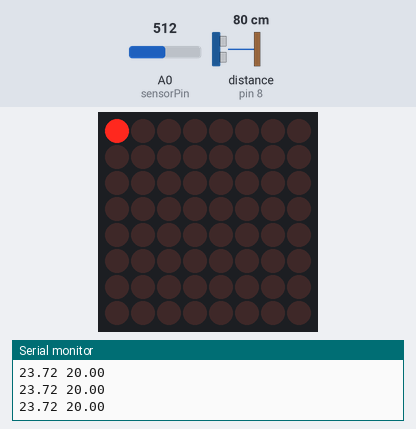
Recording of a sketch running on a simulated Arduino Uno, built with avr-gcc and run on an emulated ATmega328P. Shown: 8×8 LED matrix, the last lines printed to the serial monitor. Wiring (inferred from the names in the program): ultrasonic range finder: trigger pin 9; echo pin 8. The test bench sets the inputs (shaded band); at power-on: A0 (sensorPin) = 512, distance to the obstacle (sensor on pin 8) 80 cm. The echo pulse lasts 58.3 µs per cm.

Above: at 1.2 s.
1.3 s: A0 (sensorPin) set to 469
2.8 s: A0 (sensorPin) set to 444
At 3.9 s:
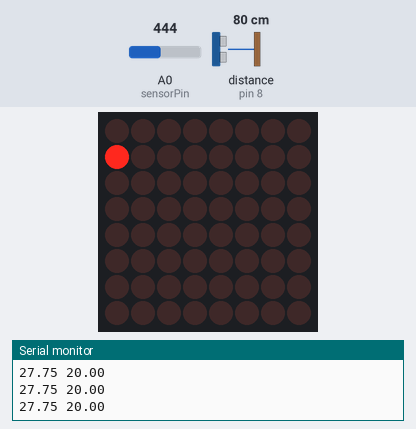
4.5 s: A0 (sensorPin) set to 383
6.0 s: A0 (sensorPin) set to 352
At 7.3 s:
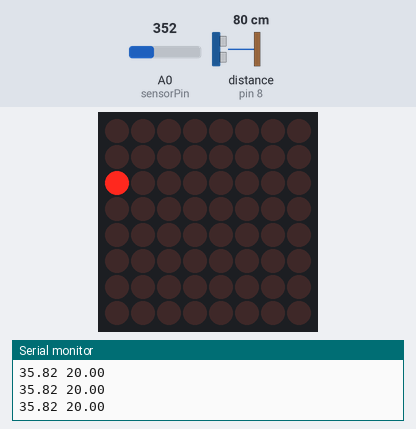
7.6 s: A0 (sensorPin) set to 330
9.1 s: A0 (sensorPin) set to 299
At 9.8 s:
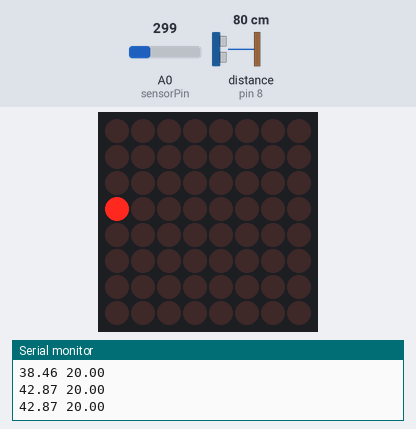
Timing chart, 0 to 11.8 s (numbered marks = the images above; inputs shaded):
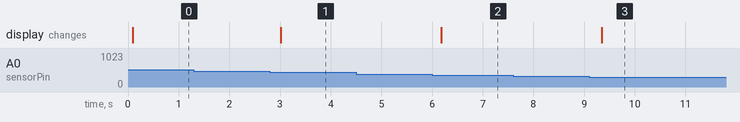

Measured:
- the behaviour switches between 456 and 455 on A0 (sensorPin) (found by bisection; images 0 and 1)
- the behaviour switches between 370 and 369 on A0 (sensorPin) (found by bisection; images 1 and 2)
- the behaviour switches between 312 and 311 on A0 (sensorPin) (found by bisection; images 2 and 3)
- after the input at 2.8 s, the display: changes after 0.22 s (image 1)
- after the input at 6.0 s, the display: changes after 0.18 s (image 2)
- after the input at 9.1 s, the display: changes after 0.24 s (image 3)

The sketch:

step6_display_sensors.ino
```cpp
#include <LedControl.h>

const int sensorPin = A0;
const float voltsPerMeasurement = 5.0/1024.0;

const int echoPin = 8;
const int trigPin = 9;

const int displaysCount = 1;
const int dataPin = 12;
const int clkPin = 10;
const int csPin = 11;
LedControl lc = LedControl(dataPin, clkPin, csPin, displaysCount);

int prevRow = 0;
int prevCol = 0;

void setup()
{
  Serial.begin(115200);

  lc.shutdown(0, false);
  lc.setIntensity(0, 16);
  lc.clearDisplay(0);

  pinMode(echoPin, INPUT);
  pinMode(trigPin, OUTPUT);
  digitalWrite(trigPin, LOW);
}

void loop() {
  float irDistance = readDistIR();
  irDistance = constrain(irDistance, 20, 120);
  int curRow = convertToPixel(irDistance);

  float usDistance = readDistUs();
  usDistance = constrain(usDistance, 20, 120);
  int curCol = convertToPixel(usDistance);

  lc.setLed(0, prevRow, prevCol, false);
  lc.setLed(0, curRow, curCol, true);
  prevRow = curRow;
  prevCol = curCol;


  Serial.print(irDistance);
  Serial.print(' ');
  Serial.print(usDistance);
  Serial.println();


  delay(150);
//  Serial.print(curRow);
//  Serial.print(' ');
//  Serial.print(curCol);
//  Serial.println();
}

int convertToPixel(float dist)
{
  float constrained = constrain(dist, 20, 120);
  return (int) constrain((constrained - 20) / 7, 0, 7);
}

float readDistUs()
{
  const float speedOfSoundMPerSec = 340.0;
  const float speedOfSoundCmPerUs = speedOfSoundMPerSec / 10000.0;
  return readPulseUs() * speedOfSoundCmPerUs / 2.0;
}

float readPulseUs()
{
  digitalWrite(trigPin, HIGH);
  delayMicroseconds(10);
  digitalWrite(trigPin, LOW);

  long duration = pulseIn(echoPin, HIGH, 1000*1000*15);

  return duration;
}

float readDistIR(){
  float volts = readAnalogIR() * voltsPerMeasurement;
  return 65 * pow(volts, -1.10); // for big IR sensor (SHARP 2Y0A02)
  //return pow(14.7737/volts, 1.2134); // for small IR sensor (SHARP 2Y0A21)
}

float readAnalogIR()
{
  int sum = 0;
  int maxV = -5000;
  int minV = 5000;
  int n = 15;
  for (int i = 0; i < n; i++)
  {
    int cur = analogRead(sensorPin);
    if (cur > maxV)
    {
      maxV = cur;
    }
    if (cur < minV)
    {
      minV = cur;
    }
    sum += cur;
    delay(6);
  }
  return (sum - maxV - minV) / (float)(n - 2);
}
```
